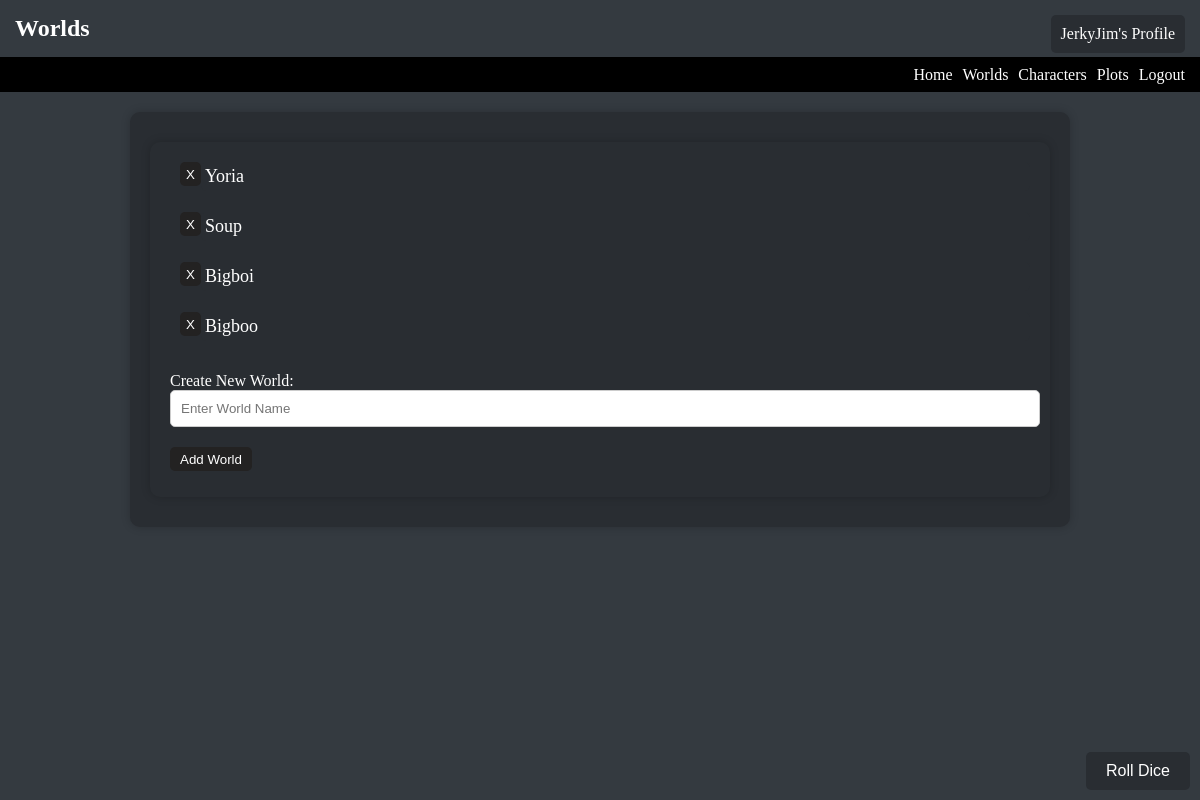
The app's page /worlds (signed in), older data.
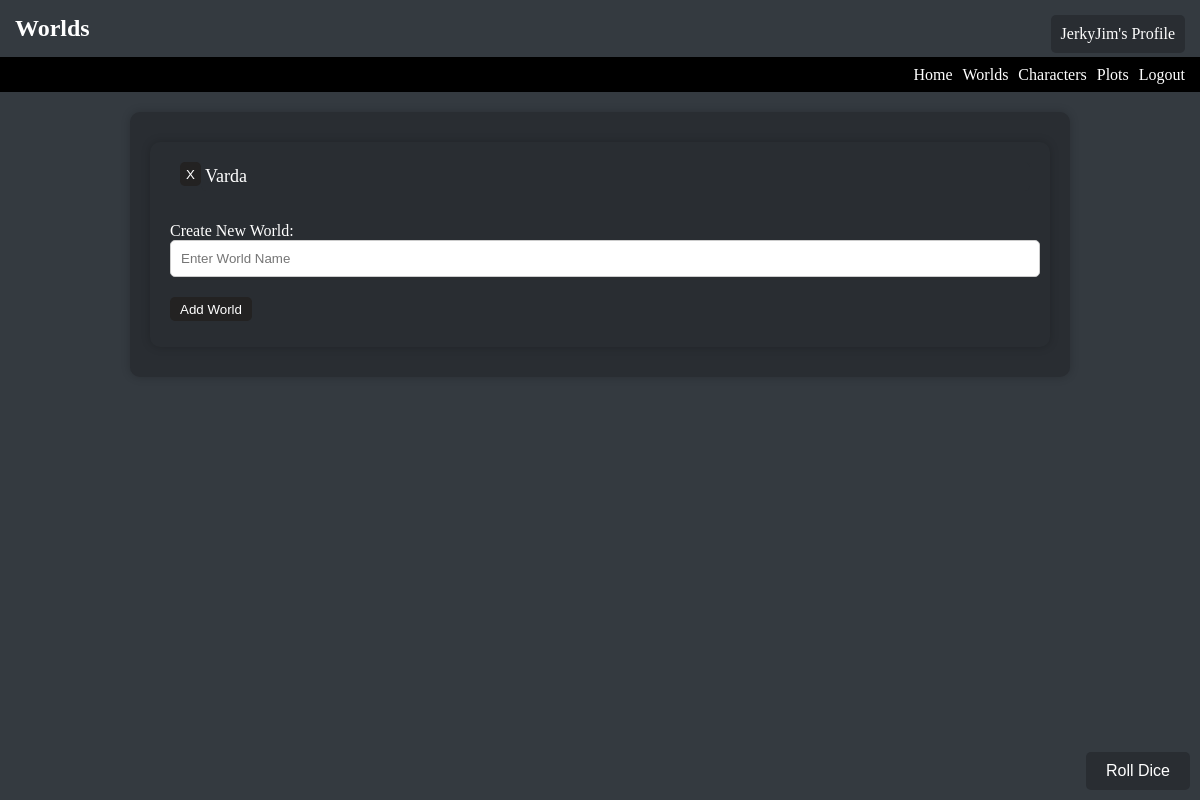
The same page, newer data.
### models.py (models this page shows)
class World(db.Model):
    id = db.Column(db.Integer, primary_key=True)
    name = db.Column(db.String(100), nullable=False)
    description = db.Column(db.Text, nullable=True)
    created_at = db.Column(db.DateTime, default=datetime.utcnow)
    creator_id = db.Column(db.Integer, db.ForeignKey('user.id'), nullable=False)
    characters = db.relationship('Character', backref='world', lazy=True)
    main_quests = db.Column(db.Text, nullable=True)
    side_quests = db.Column(db.Text, nullable=True)
    plot_hooks = db.Column(db.Text, nullable=True)
    character_quests = db.Column(db.Text, nullable=True)
    fun_twists = db.Column(db.Text, nullable=True)
    big_bad_evil_guy = db.Column(db.Text, nullable=True)

### app.py (the view, shortened to what this page needs)
@app.route('/worlds', methods=['GET', 'POST'])
@login_required
def worlds():
    worlds = World.query.all()
    return render_template('worlds.html', worlds=worlds)

### app.py (called while the page is built)
@login_manager.user_loader
def load_user(user_id):
    return User.query.get(int(user_id))

### templates/worlds.html (shortened to what this page needs)
<h1>Worlds</h1>
{% extends "base.html" %}
{% block content %}
    <div class="world_container">
        <ul>
            {% for world in worlds %}
                <li>
                    <form method="post" action="{{ url_for('remove_world', world_id=world.id) }}" style="display: inline-block;">
                        <button type="submit" name="delete" class="btn btn-danger" onclick="return confirm('Are you sure you want to remove this world?');">X</button>
                    </form>
                    <a href="{{ url_for('world_detail', world_id=world.id) }}">{{ world.name }}</a>
                </li>
            {% endfor %}
        </ul>
        <form class="add-world-form" method="post" action="{{ url_for('add_world') }}">
            <label for="new_world_name">Create New World:</label>
            <input type="text" id="new_world_name" name="new_world_name" placeholder="Enter World Name" required>
            <br>
            <button type="submit" name="add">Add World</button>
        </form>
    </div>
{% endblock %}

Row changes from the older to the newer data that the page shows:
removed World: name "Yoria"
removed World: name "Soup"
removed World: name "Bigboi"
removed World: name "Bigboo"
added World: name "Varda"
